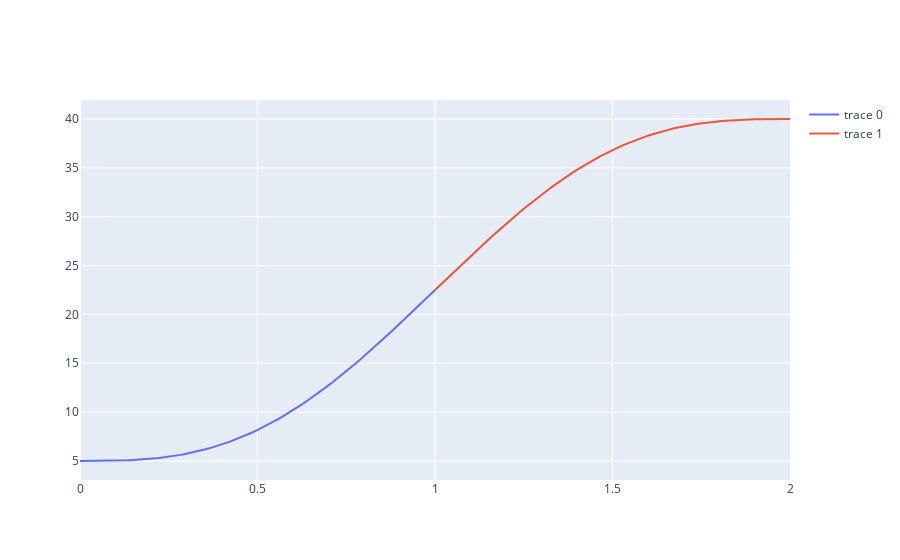
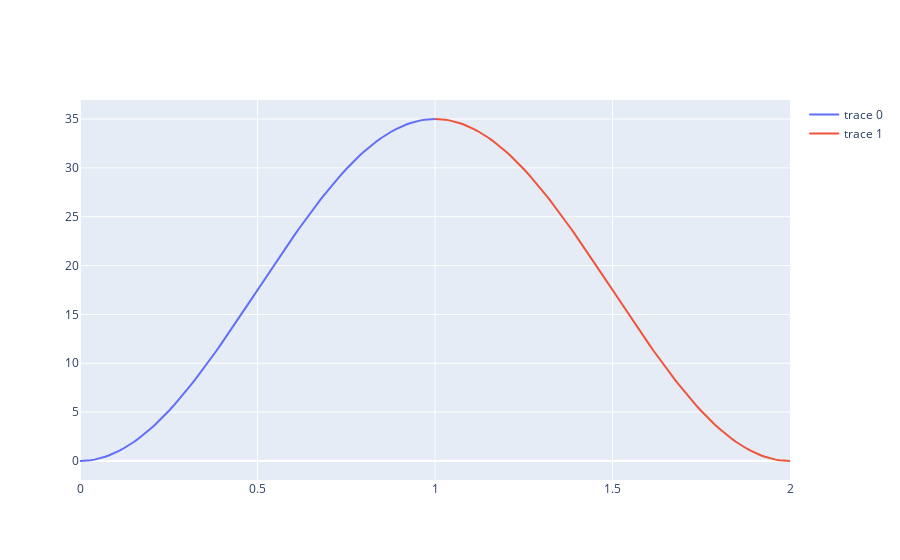
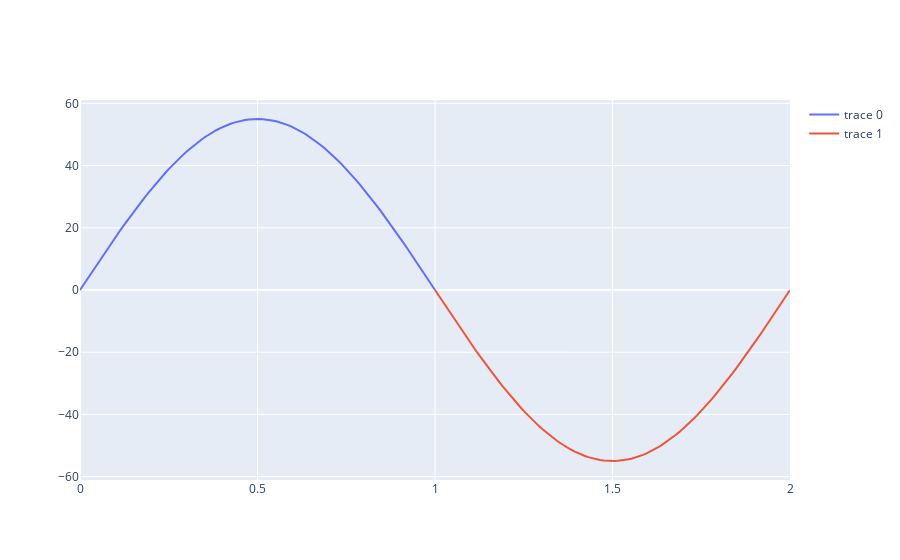

The notebook cell these images were saved under, in order:
### Code cell
# position plot
pf = 5 + ((t/2)-sp.sin(2*(math.pi)*t/2)/(2*math.pi))*(40-5)
pfl = sp.lambdify(t, pf, "numpy")

px_one = np.linspace(0,1,100).tolist()
px_two = np.linspace(1,2,100).tolist()
py_one = [ pfl(t) for t in px_one ]
py_two = [ pfl(t) for t in px_two ]

position_plot = go.Figure()
position_plot.add_trace(go.Scatter(x=px_one, y=py_one, mode='lines'))
position_plot.add_trace(go.Scatter(x=px_two, y=py_two, mode='lines'))
position_plot.show()

# velocity plot
vf =  ((1/2)-sp.cos(2*math.pi*t/2)/2)*(40-5);
vfl = sp.lambdify(t, vf, "numpy")

vx_one = np.linspace(0,1,100).tolist()
vx_two = np.linspace(1,2,100).tolist()
vy_one = [ vfl(t) for t in vx_one ]
vy_two = [ vfl(t) for t in vx_two ]

velocity_plot = go.Figure()
velocity_plot.add_trace(go.Scatter(x=vx_one, y=vy_one, mode='lines'))
velocity_plot.add_trace(go.Scatter(x=vx_two, y=vy_two, mode='lines'))
velocity_plot.show()

# acceleration plot
af = (sp.sin(2*math.pi*t/2)*2*math.pi/(4))*(35);
afl = sp.lambdify(t, af, "numpy")

ax_one = np.linspace(0,1,100).tolist()
ax_two = np.linspace(1,2,100).tolist()
ay_one = [ afl(t) for t in ax_one ]
ay_two = [ afl(t) for t in ax_two ]

acceleration_plot = go.Figure()
acceleration_plot.add_trace(go.Scatter(x=ax_one, y=ay_one, mode='lines'))
acceleration_plot.add_trace(go.Scatter(x=ax_two, y=ay_two, mode='lines'))
acceleration_plot.show()
